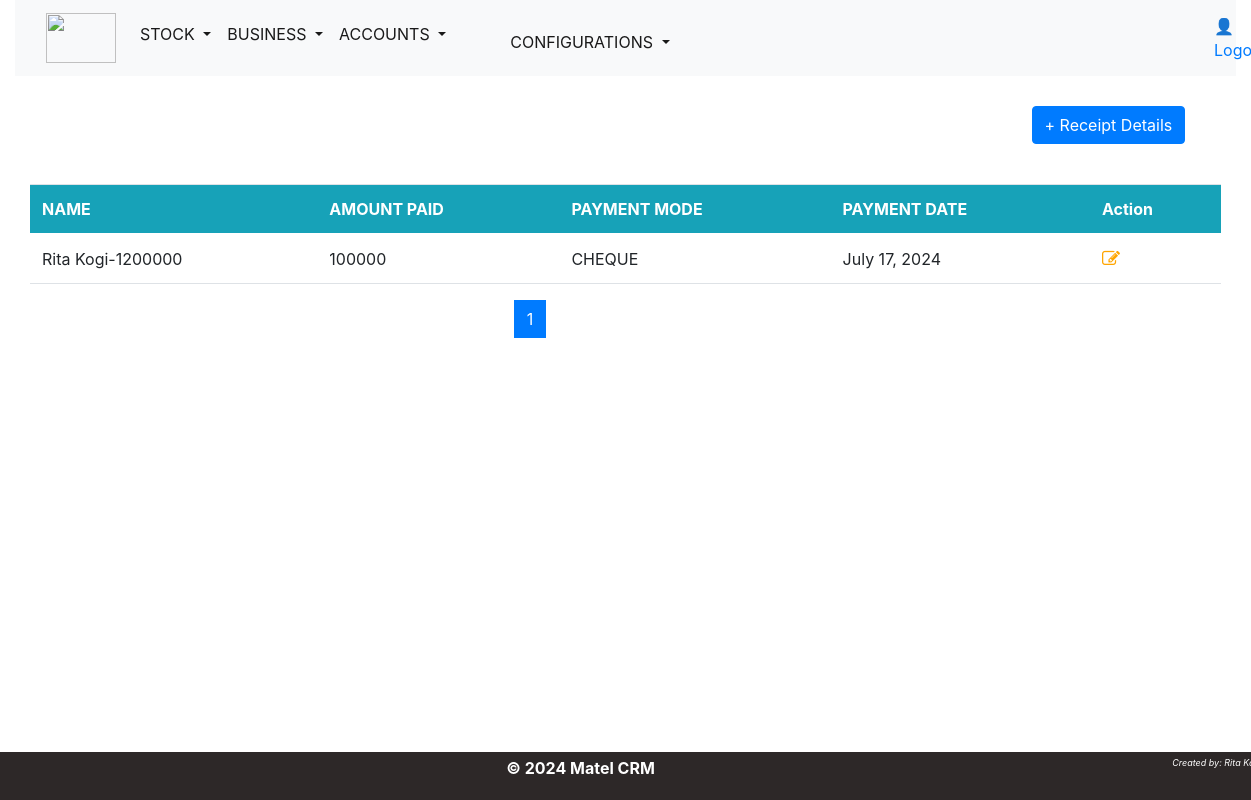
Page /receiptslist/ on the committed database.
### clients/models.py (models this page shows, shortened)
class Receipt(models.Model):
    mode=[
        ('MPESA ', 'Mpesa'),
        ('CASH ', 'Cash'),
        ('CHEQUE', 'Cheque'),
        ('BANK-TRANSACTION','Bank Payment'),
    ]
    invamount = models.ForeignKey(Business, on_delete=models.CASCADE)
    amt_paid=models.PositiveIntegerField(default=0)
    payment_mode=models.CharField(max_length=20,choices=mode, default='Mpesa')
    paymentdate=models.DateField(default=timezone.now)

class Business(models.Model):
    transmissiontype=[
        ('AUTOMATIC ', 'Automatic'),
        ('MANUAL ', 'Manual'),
    ]
    fueltype=[
        ('PETROL ', 'Petrol'),
        ('DIESEL ', 'Diesel'),
    ]
    name=models.ForeignKey(Prospects,null=True, on_delete=models.CASCADE)
    cardetails=models.ForeignKey(CarExpenses,null=True, on_delete=models.CASCADE)
    regno= models.CharField(max_length=150)
    engine= models.CharField(max_length=150,default='1190CC')
    fuel= models.CharField(max_length=20,choices=fueltype, default='Petrol')
    transmission= models.CharField(max_length=20,choices=transmissiontype, default='Automatic')
    quantity= models.PositiveIntegerField(default=1)
    invamt=models.PositiveIntegerField(default=0)
    ttlamt=models.PositiveIntegerField(default=0)
    created_at = models.DateField(default=timezone.now)
    def __str__(self):
        return f"{self.name}-{self.invamt}"

class Prospects(models.Model):
    name=models.CharField(max_length=150)
    phoneno=models.PositiveIntegerField(default=None)
    idno=models.PositiveIntegerField(default=None)
    krapin=models.CharField(max_length=150)
    pobox= models.CharField(max_length=150, default='NONE')
    def __str__(self):
        return f"{self.name}"

### clients/views.py (the view)
# urls.py: path('receiptslist/',views.receipts_list, name='receiptslist'),
def receipts_list(request):
    template= 'clients/receipts/receiptsdetails.html'
    receiptlists = Receipt.objects.all().order_by('-id')
    page=Paginator(receiptlists,7)
    page_list=request.GET.get('page')
    page = page.get_page(page_list)
    context={
        'page':page,
        }
    return render(request,template , context)

### clients/templates/clients/receipts/receiptsdetails.html (shortened to what this page needs)
{% extends 'base.html' %}
{% load crispy_forms_tags %}
{% block content %}
<div class="row my-4">
    <div class="row" style="margin-bottom: 1rem;">
        <div class="col-md-4">
        </div>
        <div class="col-md-6">
        </div>
            <div class="col-md-2">
                <div class="row" style="margin-top:0.35em;">
                    <a href="{% url 'clients:addreceipt' %}">
                        <button type="submit" class="btn btn-primary" >+ Receipt Details</button>
                    </a>
                </div>
            </div>
    </div>
    </div>
    <div class="col-md-12">
        <table class="table bg-white">
            <thead class="bg-info text-white">
                <tr>
                    <th scope="col">NAME</th>
                    <th scope="col">AMOUNT PAID</th>
                    <th scope="col">PAYMENT MODE</th>
                    <th scope="col">PAYMENT DATE</th>
                    <th scope="col">Action</th>
                </tr>
            </thead>
            <tbody>
                {% for n in page.object_list %}
                <tr>
                    <td>{{ n.invamount|capfirst }}</td>
                    <td>{{ n.amt_paid}}</td>
                    <td>{{ n.payment_mode }}</td>
                    <td>{{ n.paymentdate }}</td>
                    <td><a href="{%url 'clients:updatereceipt' n.id%}">
                        <span class="fa fa-edit" style="color: orange; font-size: large;"></span>
                    </a>&nbsp;</td>
                </tr>
                {% endfor %}
            </tbody>
        </table>
    </div>
    <div class="container">
        <div class="row my-6">
            <div class="col-md-4 offset-md-3">
                <nav aria-label="Page navigation example">
                    <ul class="pagination justify-content-center">
                      <li class="page-item">
                        {% for num_page in page.paginator.page_range %} <br>
                        {% if page.number == num_page %}
                        <li class="page-item active" aria-current="page">
                            <a class="page-link"  href="{% url 'clients:prospectslist' %}?page={{num_page}}">{{ num_page }}</a>
                        </li>
                        {% else %}
                        <li class="page-item" aria-current="page">
                            <a class="page-link"  href="{% url 'clients:prospectslist' %}?page={{num_page}}">{{ num_page }}</a>
                        </li>
                        {% endif %} <br>
                        {% endfor %}
                    </ul>
                  </nav>
            </div>
        </div>
       </div>
</div>
{% endblock %}

### assets/css/main.css (style rules this page uses)
body { font-family: "Helvetica", Sans-Serif; background-color: lavenderblush; color: #333; margin: 0; padding: 0; height: 80%; }
.container { width: 100%; margin: 0 auto; }
@media screen and (min-width: 901px) { body { font-size: 18px; } }

### assets/css/inventory.css (style rules this page uses)
body { margin: 0; font-family: 'Arial', sans-serif; background-image: url('/assets/images/background.jpg'); background-size: cover; background-position: fill; background-repeat: no-repeat; height: 100vh; }

### rows in the picture
Receipt: invamount "Rita Kogi-1200000", amt_paid "100000", payment_mode "CHEQUE", paymentdate "July 17, 2024"

### other values in the picture
{{ num_page }} "1"
